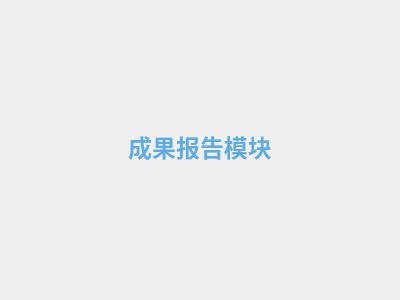
<?xml version="1.0" encoding="UTF-8"?>
<ui version="4.0">
 <class>ReportWidget</class>
 <widget class="QWidget" name="ReportWidget">
  <property name="geometry">
   <rect>
    <x>0</x>
    <y>0</y>
    <width>400</width>
    <height>300</height>
   </rect>
  </property>
  <layout class="QVBoxLayout" name="verticalLayout">
   <item>
    <widget class="QLabel" name="label_title">
     <property name="styleSheet">
      <string notr="true">font-size: 24px; font-weight: bold; color: #5dade2;</string>
     </property>
     <property name="text">
      <string>成果报告模块</string>
     </property>
     <property name="alignment">
      <set>Qt::AlignCenter</set>
     </property>
    </widget>
   </item>
   <item>
    <spacer name="verticalSpacer">
     <property name="orientation">
      <set>Qt::Vertical</set>
     </property>
    </spacer>
   </item>
  </layout>
 </widget>
</ui>
